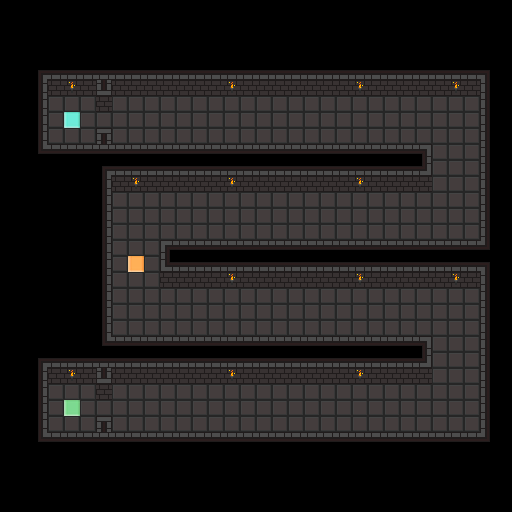

Rendered tile map (Tiled .tmx) drawn with the repository's tilesets; below, a short description and the map source with its tile grids summarised:
An orthogonal 32x32 tile map with 16x16 px tiles, 1 tile layer (Tile Layer 1), 3 tilesets and 31 objects.

<map version="1.4" tiledversion="1.4.3" orientation="orthogonal" renderorder="right-down" width="32" height="32" tilewidth="16" tileheight="16" infinite="0" nextlayerid="4" nextobjectid="41">
 <properties>
  <property name="description" value="Serpentine Street" />
 </properties>
 <tileset firstgid="1" source="../images/tileset_dungeon/tileset_dungeon.tsx" />
 <tileset firstgid="65" source="../images/tileset_common/tileset_common.tsx" />
 <tileset firstgid="96" source="../images/tileset_floaty/tileset_floaty.tsx" />
 <layer id="1" name="Tile Layer 1" width="32" height="32">
  <data>[1024 cells, 648 non-empty, 20 distinct tile ids]</data>
 </layer>
 <objectgroup id="2" name="Object Layer 1">
  <object id="1" template="../templates/spawn.tx" x="72" y="120" />
  <object id="2" template="../templates/goal.tx" x="64" y="400" width="16" height="16" />
  <object id="40" template="../templates/checkpoint.tx" x="128" y="256" />
 </objectgroup>
 <objectgroup id="3" name="Object Layer 2">
  <object id="3" template="../templates/line.tx" x="145.333" y="223.333">
   <polyline points="326.667,-119.333 -25.3333,-119.333" />
  </object>
  <object id="4" template="../templates/line.tx" x="233.333" y="135.333">
   <polyline points="238.667,0.667 -113.333,0.667" />
  </object>
  <object id="5" template="../templates/line.tx" x="421.333" y="131.333">
   <polyline points="50.667,-11.333 -301.333,-11.333" />
  </object>
  <object id="6" template="../templates/ball.tx" x="112" y="112">
   <properties>
    <property name="line" type="object" value="3" />
    <property name="speed" type="float" value="80" />
   </properties>
  </object>
  <object id="7" template="../templates/ball.tx" x="464" y="128">
   <properties>
    <property name="line" type="object" value="5" />
    <property name="speed" type="float" value="80" />
   </properties>
  </object>
  <object id="8" template="../templates/ball.tx" x="112" y="144">
   <properties>
    <property name="line" type="object" value="4" />
    <property name="speed" type="float" value="80" />
   </properties>
  </object>
  <object id="9" template="../templates/position.tx" x="456" y="168" />
  <object id="11" template="../templates/ball.tx" x="464" y="176">
   <properties>
    <property name="center" type="object" value="9" />
    <property name="speed" type="float" value="100" />
   </properties>
  </object>
  <object id="12" template="../templates/line.tx" x="145.333" y="415.333">
   <polyline points="326.667,-119.333 -25.3333,-119.333" />
  </object>
  <object id="13" template="../templates/line.tx" x="233.333" y="327.333">
   <polyline points="238.667,0.667 -113.333,0.667" />
  </object>
  <object id="14" template="../templates/line.tx" x="421.333" y="323.333">
   <polyline points="50.667,-11.333 -301.333,-11.333" />
  </object>
  <object id="15" template="../templates/ball.tx" x="112" y="304">
   <properties>
    <property name="line" type="object" value="12" />
    <property name="speed" type="float" value="80" />
   </properties>
  </object>
  <object id="16" template="../templates/ball.tx" x="464" y="320">
   <properties>
    <property name="line" type="object" value="14" />
    <property name="speed" type="float" value="80" />
   </properties>
  </object>
  <object id="17" template="../templates/ball.tx" x="112" y="336">
   <properties>
    <property name="line" type="object" value="13" />
    <property name="speed" type="float" value="80" />
   </properties>
  </object>
  <object id="18" template="../templates/position.tx" x="456" y="360" />
  <object id="19" template="../templates/ball.tx" x="464" y="368">
   <properties>
    <property name="center" type="object" value="18" />
    <property name="speed" type="float" value="100" />
   </properties>
  </object>
  <object id="28" template="../templates/line.tx" x="145.333" y="319.333">
   <polyline points="326.667,-119.333 -25.3333,-119.333" />
  </object>
  <object id="29" template="../templates/line.tx" x="233.333" y="231.333">
   <polyline points="238.667,0.667 -113.333,0.667" />
  </object>
  <object id="30" template="../templates/line.tx" x="421.333" y="227.333">
   <polyline points="50.667,-11.333 -301.333,-11.333" />
  </object>
  <object id="31" template="../templates/ball.tx" x="112" y="208">
   <properties>
    <property name="line" type="object" value="28" />
    <property name="speed" type="float" value="80" />
   </properties>
  </object>
  <object id="32" template="../templates/ball.tx" x="464" y="224">
   <properties>
    <property name="line" type="object" value="30" />
    <property name="speed" type="float" value="80" />
   </properties>
  </object>
  <object id="33" template="../templates/ball.tx" x="112" y="240">
   <properties>
    <property name="line" type="object" value="29" />
    <property name="speed" type="float" value="80" />
   </properties>
  </object>
  <object id="34" template="../templates/line.tx" x="145.333" y="511.333">
   <polyline points="326.667,-119.333 -25.3333,-119.333" />
  </object>
  <object id="35" template="../templates/line.tx" x="233.333" y="423.333">
   <polyline points="238.667,0.667 -113.333,0.667" />
  </object>
  <object id="36" template="../templates/line.tx" x="421.333" y="419.333">
   <polyline points="50.667,-11.333 -301.333,-11.333" />
  </object>
  <object id="37" template="../templates/ball.tx" x="112" y="400">
   <properties>
    <property name="line" type="object" value="34" />
    <property name="speed" type="float" value="80" />
   </properties>
  </object>
  <object id="38" template="../templates/ball.tx" x="464" y="416">
   <properties>
    <property name="line" type="object" value="36" />
    <property name="speed" type="float" value="80" />
   </properties>
  </object>
  <object id="39" template="../templates/ball.tx" x="112" y="432">
   <properties>
    <property name="line" type="object" value="35" />
    <property name="speed" type="float" value="80" />
   </properties>
  </object>
 </objectgroup>
</map>
